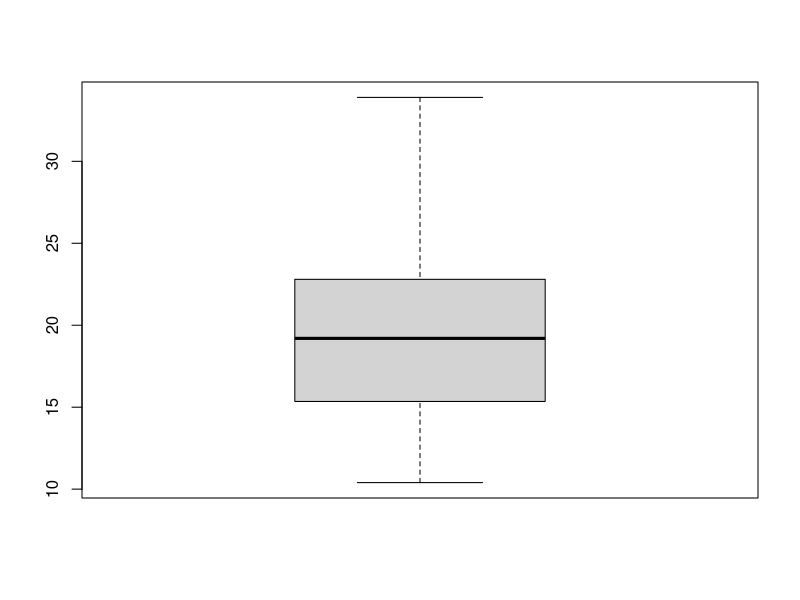
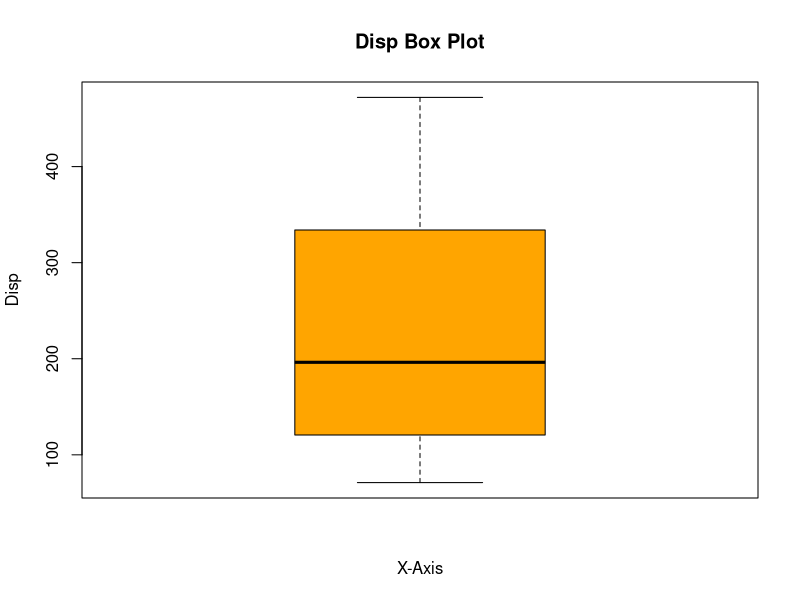
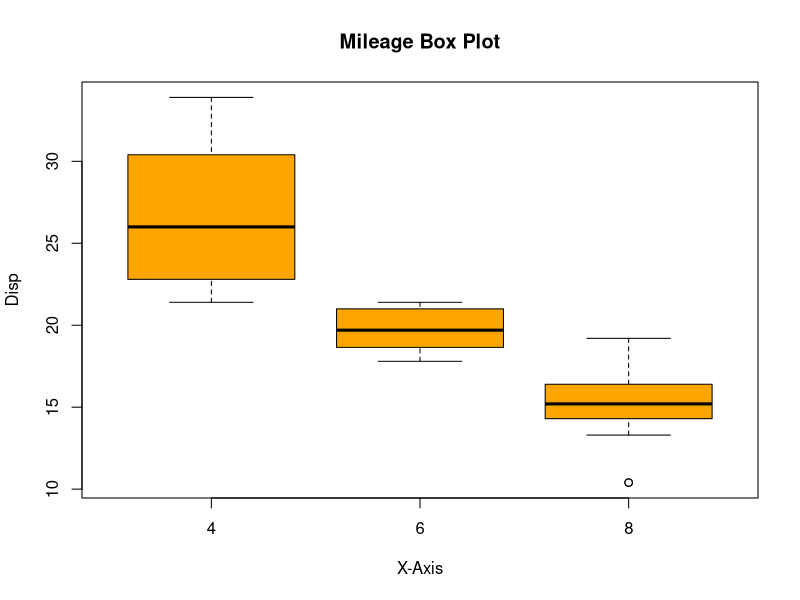

Reproduce these figures in R, in order.
# box plot

head(mtcars)

boxplot(mtcars$mpg)

boxplot(mtcars$disp, main = "Disp Box Plot",
        ylab="Disp",xlab="X-Axis", col = "orange")


boxplot(mpg ~ cyl, data = mtcars, main = "Mileage Box Plot",
        ylab="Disp",xlab="X-Axis", col = "orange")
